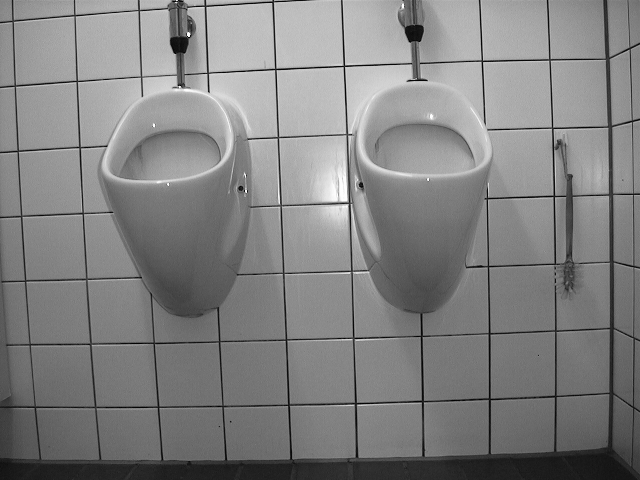
%> input picture clases/Cap03_Mejoramiento_Espacial/Matlab_Python/sub1.bmp, 640 x 480 px
$ octave TRAT03_AritmeticSubtraction.m   (GNU Octave 9; MATLAB toolbox functions it lacks are replaced by stand-ins)
%> lines starting %> are read from the running program, lines starting %| are printed output that depends on the picture; in (x1, y1, x2, y2) boxes, pixels count from 0 and x2, y2 are one past the last pixel; in counts of white or black regions, pixels touching at a corner belong together; the program's own positions count from 1
### clases/Cap01_Introducción/Matlab/enterpause.m
% (c) José Ramón Iglesias(2018) -
%https://sites.google.com/a/unicesar.edu.co/jose-r-iglesias/
%    enterpause display "press <Enter> to continue..." and wait for <Enter>
%    enterpause(t) means pause(t)
%
function enterpause(t)
if ~exist('t','var')
    disp('press <Enter> to continue...')
    pause
else
    pause(t)
end

### clases/Cap03_Mejoramiento_Espacial/Matlab_Python/TRAT03_AritmeticSubtraction.m
% Example:
%
% Aritmetic: Subtraction for detection
%
% Computer Vision Course
% (c) JOsé Ramón Iglesias (2020)

close all
A = imread('sub1.bmp');
%> A is the input picture: size 480x640 uint8; min 0, max 254, mean 129.8
figure(1);
imshow(A,[]);
title('Image A');
enterpause

B = imread('sub2.bmp');
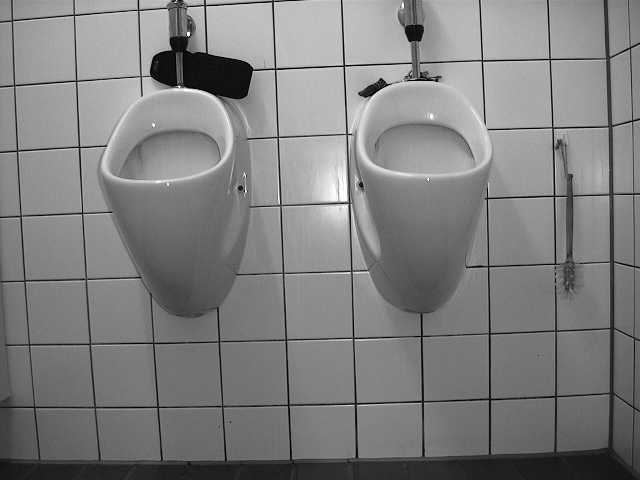
%> input picture clases/Cap03_Mejoramiento_Espacial/Matlab_Python/sub2.bmp, 640 x 480 px
%> B is the input picture: size 480x640 uint8; min 0, max 254, mean 127.4
figure(2);
imshow(B,[]);
title('Image B')
enterpause

S = abs(A-B);
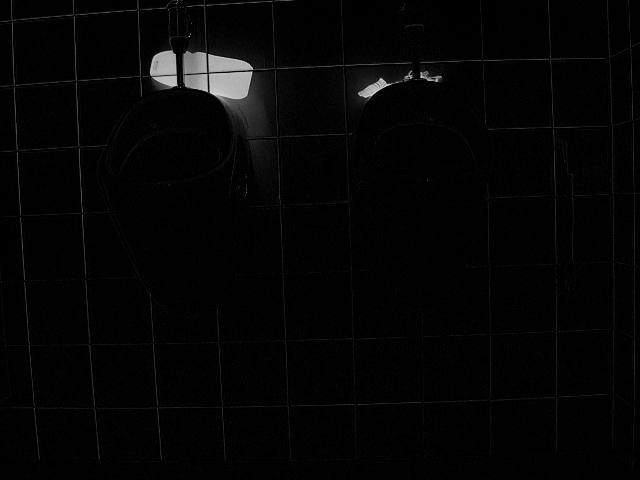
%> S: size 480x640 uint8; min 0, max 216, mean 4.6
figure(3);
imshow(S,[]);
title('Image S = |A-B|');
colorbar
enterpause

D = S>60;
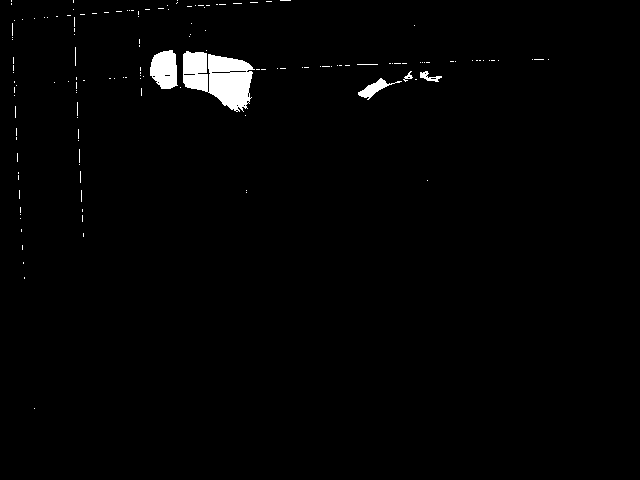
%> D: size 480x640 logical; 1.5% white; 146 white regions (140 under 20 px), largest, box (x1, y1, x2, y2) and area: (183, 51, 255, 112) 2773, (150, 50, 178, 89) 842, (358, 78, 402, 100) 297, (420, 71, 442, 82) 105, (403, 71, 413, 82) 41, (357, 64, 378, 65) 21
figure(4);
imshow(D,[]);
title('Image D > 40');
enterpause

R = bwareaopen(D,100);
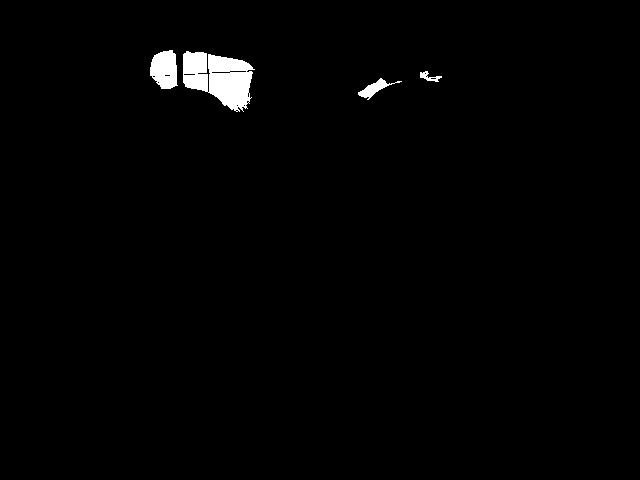
%> R: size 480x640 logical; 1.3% white; 4 white regions, box (x1, y1, x2, y2) and area: (183, 51, 255, 112) 2773, (150, 50, 178, 89) 842, (358, 78, 402, 100) 297, (420, 71, 442, 82) 105
figure(5);
imshow(R,[]);
title('Elimination of small regions (< 100 pixels)');
enterpause

M = imclose(R,ones(7,7));
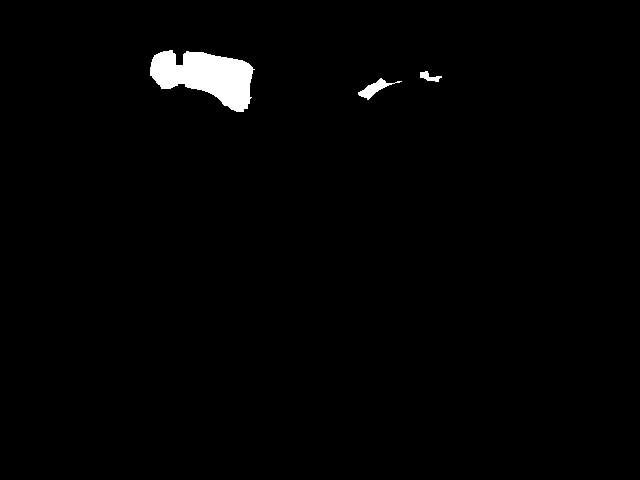
%> M: size 480x640 logical; 1.4% white; 3 white regions, box (x1, y1, x2, y2) and area: (150, 50, 255, 112) 3894, (358, 78, 402, 100) 303, (420, 71, 442, 82) 120
E = bwperim(M);
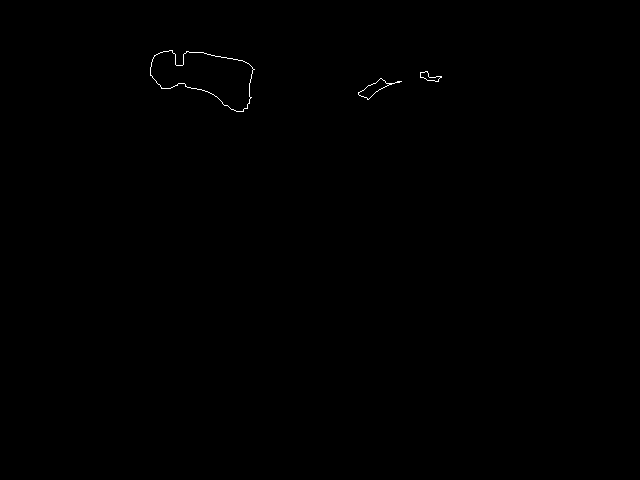
%> E: size 480x640 logical; 0.14% white in thin lines or dots, all inside (x1, y1, x2, y2) = (150, 50, 442, 112)
figure(6)
Bio_edgeview(B,E)
%> (this line was passed over: Bio_edgeview is not available in this run)
title('Detection')
